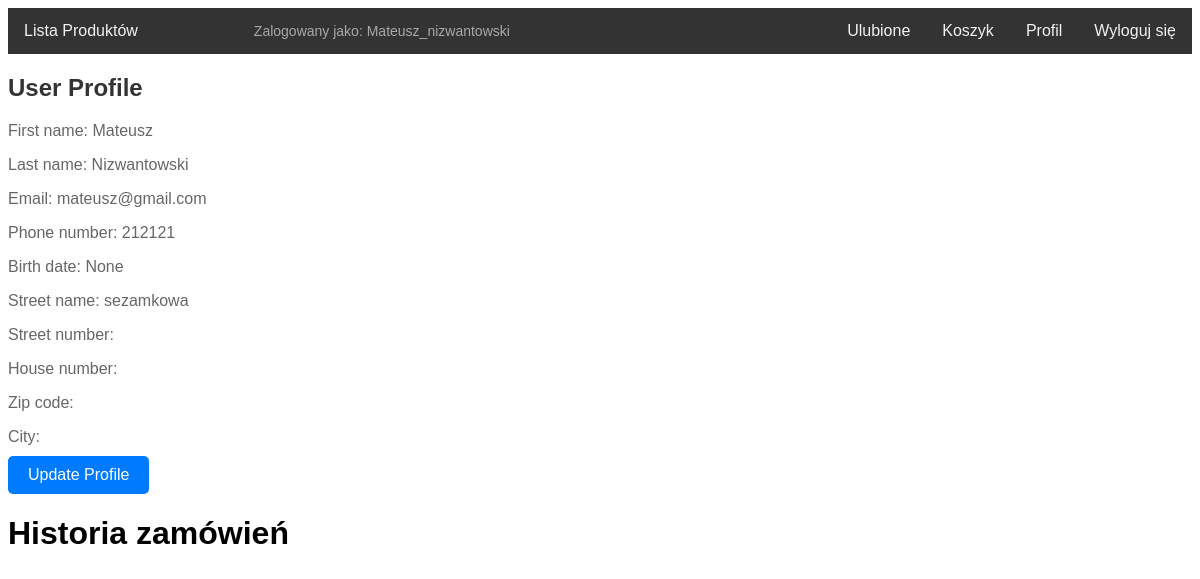
Page /accounts/profile/ (signed in) on the earlier database version.
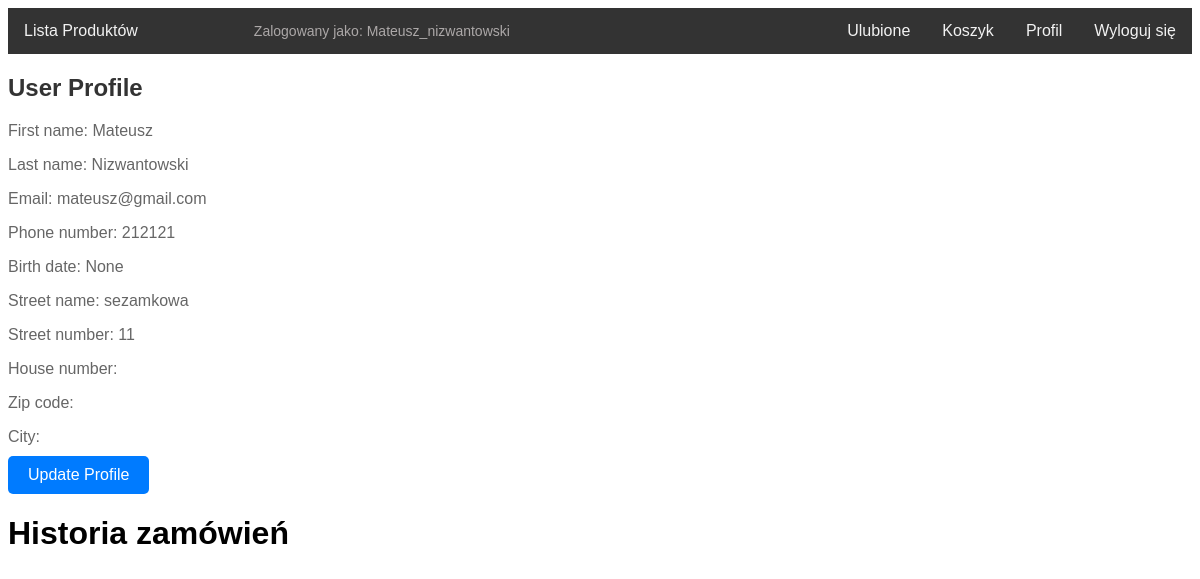
Same page on the later database version.
### accounts/models.py (models this page shows)
class UserProfile(models.Model):
    user = models.OneToOneField(User, on_delete=models.CASCADE)
    phone_number = models.CharField(max_length=20)
    street_number = models.CharField(max_length=10)
    house_number = models.CharField(max_length=10)
    street_name = models.CharField(max_length=255)
    zip_code = models.CharField(max_length=10)
    city = models.CharField(max_length=255)
    birth_date = models.DateField(null=True, blank=True)
    email = models.EmailField(max_length=255, default="")
    first_name = models.CharField(max_length=255, default="")
    last_name = models.CharField(max_length=255, default="")

### accounts/views.py (the view)
# urls.py: path("profile/", views.user_profile_detail_view, name="profile_detail"),
@login_required
def user_profile_detail_view(request):
    user_profile = request.user.userprofile
    return render(
        request, "registration/profile_detail.html", {"user_profile": user_profile}
    )

### templates/registration/profile_detail.html
{% extends "base.html" %}
{% load static %}
{% block content %}
<link href="{% static 'registration/profile_detail.css' %}" rel="stylesheet">
<h2>User Profile</h2>
<p>First name: {{ user_profile.first_name }}</p>
<p>Last name: {{ user_profile.last_name }}</p>
<p>Email: {{ user_profile.email }}</p>
<p>Phone number: {{ user_profile.phone_number }}</p>
<p>Birth date: {{ user_profile.birth_date }}</p>
<p>Street name: {{ user_profile.street_name }}</p>
<p>Street number: {{ user_profile.street_number }}</p>
<p>House number: {{ user_profile.house_number }}</p>
<p>Zip code: {{ user_profile.zip_code }}</p>
<p>City: {{ user_profile.city }}</p>
<a href="{% url 'profile' %}" class="btn btn-primary">Update Profile</a>
<h1>Historia zamówień</h1>
{% endblock %}

### templates/base.html (shortened to what this page needs)
{% load static %}
<!DOCTYPE html>
<html lang="en">
<link rel="stylesheet" href="{% static 'style.css' %}">
<head>
</head>
<body>
    {% if user.is_authenticated %}
    <div class="navbar">
        <a href="{% url 'index'%}">Lista Produktów</a>
        <p>Zalogowany jako: {{ user.username }}</p>
        <a class="signin" href="/accounts/logout/">Wyloguj się</a>
        <a class="signin" href="/accounts/profile/">Profil</a>
        <a class="signin" href="/orders/cart/">Koszyk</a>
        <a class="signin" href="{% url 'favorites'%}">Ulubione</a>
    </div>
    {% else %}
    <div class="navbar">
        <a href="{% url 'index'%}">Lista Produktów</a>
        <a class="signin" href="/accounts/register/">Zajerestruj się</a>
        <a class="signin" href="/accounts/login/">Zaloguj się</a>
    </div>
    {% endif %}
    {% block content %}
    {% endblock %}
</body>
</html>

### static/style.css (style rules this page uses)
body { font-family: Arial, sans-serif; }
.navbar { overflow: hidden; background-color: #333; width: 100%; }
.navbar a { float: left; display: block; color: #f2f2f2; text-align: center; padding: 14px 16px; text-decoration: none; }
.navbar .signin { float: right; }
.navbar p { display: inline-block !important; color: rgb(172, 168, 168); font-size: 14px; margin-left: 100px; margin-top: 15px; }

### static/registration/profile_detail.css (style rules this page uses)
body { font-family: Arial, sans-serif; }
h2 { color: #333; margin-bottom: 20px; }
p { color: #666; margin-bottom: 10px; }
.btn { display: inline-block; padding: 10px 20px; color: #fff; background-color: #007bff; border: none; border-radius: 5px; text-decoration: none; transition: background-color 0.3s ease; }

Differences in the rows shown:
changed UserProfile "Mateusz": street_number (not shown) → "11"
